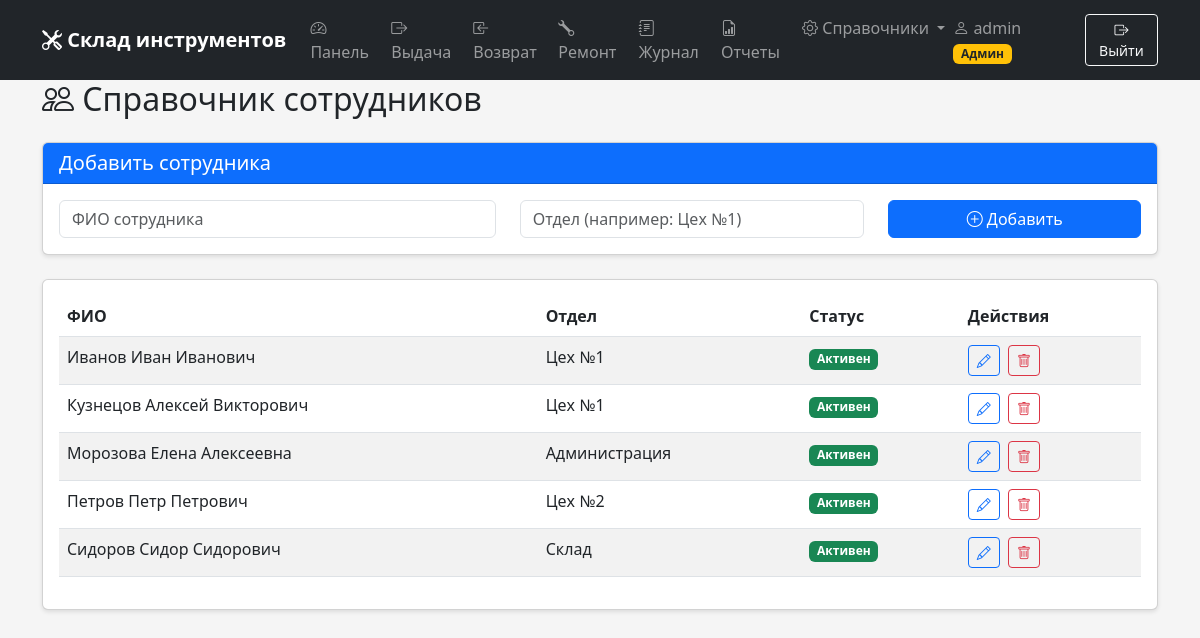
The page /employees_directory (signed in) on the database its author committed.
### tables this page shows
CREATE TABLE employees (
        id INTEGER PRIMARY KEY AUTOINCREMENT,
        fullname TEXT NOT NULL,
        department TEXT,
        is_active INTEGER DEFAULT 1
    );

### app.py (the view)
@app.route('/employees_directory')
@login_required
def employees_directory():
    conn = get_db()
    employees = conn.execute("SELECT * FROM employees ORDER BY fullname").fetchall()
    conn.close()
    return render_template('employees_directory.html', employees=employees)

### app.py (called while the page is built)
def get_db():
    conn = sqlite3.connect('tools.db')
    conn.row_factory = sqlite3.Row
    return conn

def login_required(f):
    @wraps(f)
    def decorated_function(*args, **kwargs):
        if 'user_id' not in session:
            flash('Пожалуйста, войдите в систему', 'warning')
            return redirect(url_for('login'))
        return f(*args, **kwargs)
    return decorated_function

### templates/employees_directory.html (shortened to what this page needs)
{% extends "base.html" %}
{% block content %}
<div class="container">
    <h2 class="mb-4"><i class="bi bi-people"></i> Справочник сотрудников</h2>
    {% if session.role == 'admin' %}
    <div class="card mb-4">
        <div class="card-header bg-primary text-white">
            <h5 class="mb-0">Добавить сотрудника</h5>
        </div>
        <div class="card-body">
            <form method="POST" action="/add_employee">
                <div class="row">
                    <div class="col-md-5">
                        <input type="text" class="form-control" name="fullname"
                               placeholder="ФИО сотрудника" required>
                    </div>
                    <div class="col-md-4">
                        <input type="text" class="form-control" name="department"
                               placeholder="Отдел (например: Цех №1)">
                    </div>
                    <div class="col-md-3">
                        <button type="submit" class="btn btn-primary w-100">
                            <i class="bi bi-plus-circle"></i> Добавить
                        </button>
                    </div>
                </div>
            </form>
        </div>
    </div>
    {% endif %}
    <div class="card">
        <div class="card-body">
            <div class="table-responsive">
                <table class="table table-striped">
                    <thead>
                        <tr>
                            <th>ФИО</th>
                            <th>Отдел</th>
                            <th>Статус</th>
                            {% if session.role == 'admin' %}
                            <th>Действия</th>
                            {% endif %}
                        </tr>
                    </thead>
                    <tbody>
                        {% for emp in employees %}
                        <tr>
                            <td>{{ emp.fullname }}</td>
                            <td>{{ emp.department }}</td>
                            <td>
                                {% if emp.is_active %}
                                <span class="badge bg-success">Активен</span>
                                {% else %}
                                <span class="badge bg-secondary">Неактивен</span>
                                {% endif %}
                            </td>
                            {% if session.role == 'admin' %}
                            <td>
                                <button class="btn btn-sm btn-outline-primary me-1"
                                        onclick="editEmployee({{ emp.id }}, '{{ emp.fullname }}', '{{ emp.department }}', {{ emp.is_active }})">
                                    <i class="bi bi-pencil"></i>
                                </button>
                                <a href="/delete_employee/{{ emp.id }}"
                                   class="btn btn-sm btn-outline-danger"
                                   onclick="return confirm('Удалить сотрудника {{ emp.fullname }}?')">
                                    <i class="bi bi-trash"></i>
                                </a>
                            </td>
                            {% endif %}
                        </tr>
                        {% endfor %}
                    </tbody>
                </table>
            </div>
        </div>
    </div>
</div>
{% endblock %}

### templates/base.html (style rules this page uses)
body { padding-top: 60px; background-color: #f5f5f5; }
.card { margin-bottom: 20px; box-shadow: 0 2px 4px rgba(0,0,0,0.1); }

### rows shown on the page
employees: fullname "Иванов Иван Иванович", department "Цех №1", is_active "Активен"
employees: fullname "Кузнецов Алексей Викторович", department "Цех №1", is_active "Активен"
employees: fullname "Морозова Елена Алексеевна", department "Администрация", is_active "Активен"
employees: fullname "Петров Петр Петрович", department "Цех №2", is_active "Активен"
employees: fullname "Сидоров Сидор Сидорович", department "Склад", is_active "Активен"

### other values the page prints
{{ session.username }} "admin"
